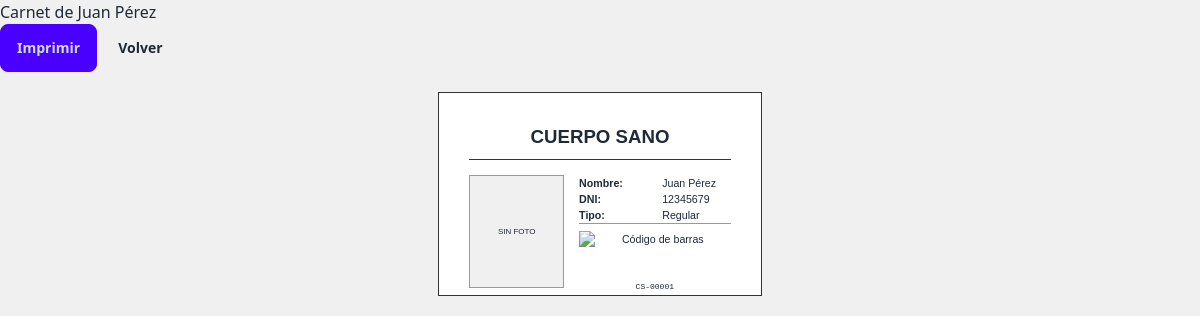
/miembros/1/carnet/ (signed in), run on the app's committed database.
### miembros/models.py (models this page shows, shortened)
class Miembro(models.Model):
    TIPO_CHOICES = [
        ('REGULAR', 'Regular'),
        ('ESTUDIANTE', 'Estudiante'),
        ('MAYOR', 'Persona Mayor'),
    ]
    nombre = models.CharField(max_length=100)
    apellido = models.CharField(max_length=100)
    dni = models.CharField(max_length=15, unique=True)
    email = models.EmailField(blank=True)
    telefono = models.CharField(max_length=20, blank=True)
    foto = CloudinaryField('foto', folder='miembros', blank=True, null=True)
    tipo_miembro = models.CharField(max_length=20, choices=TIPO_CHOICES, default='REGULAR')
    activo = models.BooleanField(default=True)
    fecha_alta = models.DateField(auto_now_add=True)
    def __str__(self):
        return f"{self.nombre} {self.apellido}"

class Carnet(models.Model):
    miembro = models.OneToOneField(Miembro, on_delete=models.CASCADE, related_name='carnet')
    numero_carnet = models.CharField(max_length=10, unique=True)
    codigo_barras_imagen = CloudinaryField('barcode', folder='carnets')
    fecha_emision = models.DateField(auto_now_add=True)

### miembros/views.py (the view)
# urls.py: path('<int:pk>/carnet/', views.ver_carnet, name='carnet'),
@login_required
def ver_carnet(request, pk):
    miembro = get_object_or_404(Miembro, pk=pk)
    try:
        carnet = miembro.carnet
    except Carnet.DoesNotExist:
        messages.error(request, 'Este miembro no tiene carnet')
        return redirect('miembros:detalle', pk=miembro.pk)
    context = {
        'miembro': miembro,
        'carnet': carnet,
    }
    return render(request, 'miembros/carnet_print.html', context)

### miembros/templates/miembros/carnet_print.html (shortened to what this page needs)
<!DOCTYPE html>
<html lang="es">
<head>
    <link href="https://cdn.jsdelivr.net/npm/daisyui@4/dist/full.min.css" rel="stylesheet">
</head>
<body>
    <div class="no-print">
        <div class="container mx-auto px-4 py-8">
            <div class="flex justify-between items-center mb-4">
                <h1 class="text-2xl font-bold">Carnet de {{ miembro }}</h1>
                <div class="space-x-2">
                    <button onclick="window.print()" class="btn btn-primary">Imprimir</button>
                    <a href="{% url 'miembros:detalle' miembro.pk %}" class="btn btn-ghost">Volver</a>
                </div>
            </div>
        </div>
    </div>
    <div class="carnet-container">
        <div class="carnet">
            <div class="carnet-header">CUERPO SANO</div>
            <div class="carnet-content">
                <div class="carnet-foto">
                    {% if miembro.foto %}
                    <img src="{{ miembro.foto.url }}" alt="Foto de {{ miembro }}">
                    {% else %}
                    <div style="width: 100%; height: 100%; background: #f0f0f0; display: flex; align-items: center; justify-content: center; font-size: 6pt;">
                        SIN FOTO
                    </div>
                    {% endif %}
                </div>
                <div class="carnet-info">
                    <div>
                        <div class="carnet-info-row">
                            <span class="carnet-info-label">Nombre:</span>
                            <span>{{ miembro.nombre }} {{ miembro.apellido }}</span>
                        </div>
                        <div class="carnet-info-row">
                            <span class="carnet-info-label">DNI:</span>
                            <span>{{ miembro.dni }}</span>
                        </div>
                        <div class="carnet-info-row">
                            <span class="carnet-info-label">Tipo:</span>
                            <span>{{ miembro.get_tipo_miembro_display }}</span>
                        </div>
                    </div>
                    <div class="carnet-barcode">
                        {% if carnet.codigo_barras_imagen %}
                        <img src="{{ carnet.codigo_barras_imagen.url }}" alt="Código de barras">
                        {% endif %}
                        <div class="carnet-numero">{{ carnet.numero_carnet }}</div>
                    </div>
                </div>
            </div>
        </div>
    </div>
</body>
</html>

### miembros/templates/miembros/carnet_print.html (style rules this page uses)
@media screen { body { background: #f0f0f0; } }
@media screen { .carnet-container { display: flex; justify-content: center; padding: 20px; } }
.carnet { width: 85.6mm; height: 53.98mm; border: 1px solid #333; display: flex; flex-direction: column; padding: 8mm; background: white; font-family: Arial, sans-serif; position: relative; box-sizing: border-box; }
.carnet-header { text-align: center; font-size: 14pt; font-weight: bold; margin-bottom: 4mm; border-bottom: 1px solid #333; padding-bottom: 2mm; }
.carnet-content { display: flex; height: 100%; gap: 4mm; }
.carnet-foto { flex-shrink: 0; width: 25mm; height: 30mm; border: 1px solid #999; overflow: hidden; }
.carnet-info { flex: 1; display: flex; flex-direction: column; justify-content: space-between; font-size: 8pt; }
.carnet-info-row { display: flex; gap: 2mm; }
.carnet-info-label { font-weight: bold; min-width: 20mm; }
.carnet-barcode { text-align: center; padding-top: 2mm; border-top: 1px solid #999; }
.carnet-barcode img { height: 12mm; margin-bottom: 1mm; }
.carnet-numero { font-size: 6pt; text-align: center; font-family: monospace; }

### data on the page
Miembro: nombre+apellido "Juan Pérez", nombre "Juan", apellido "Pérez", dni "12345679", tipo_miembro "Regular"
Carnet: numero_carnet "CS-00001"
